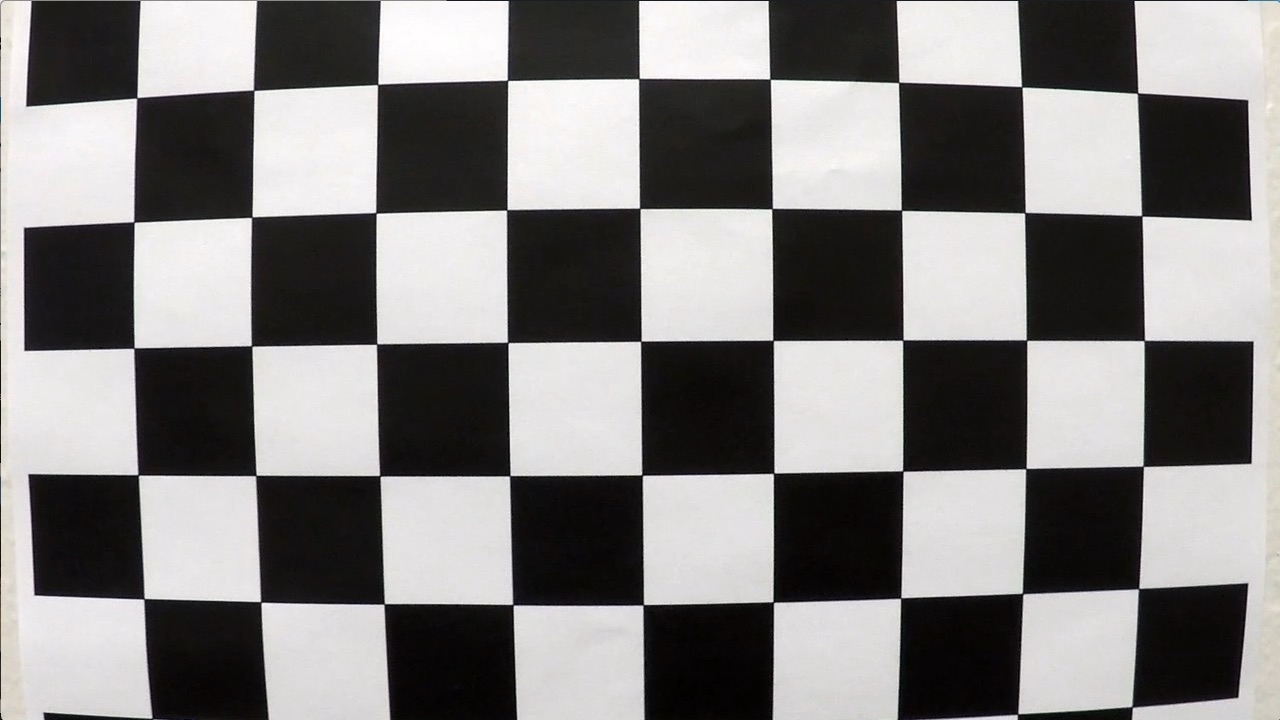
#> input picture camera_cal/calibration1.jpg, 1280 x 720 px
$ python -i lanefind.py   (imports and definitions only)   (older library calls are emulated)
#> lines starting #> are read from the running program, lines starting #| are printed output that depends on the picture
#> further down, picture is the input picture: shape (720, 1280, 3); mean B, G, R 127.8, 128.4, 130.1
from moviepy.editor import VideoFileClip
import numpy as np
import cv2
import pickle
from collections import deque
import os.path
import glob


class Line():
    def __init__(self):
        # was the line detected in the last iteration?
        self.detected = False
        # x values of the last n fits of the line
        self.recent_xfitted = []
        #average x values of the fitted line over the last n iterations
        self.bestx = None
        #polynomial coefficients averaged over the last n iterations
        self.best_fit = None
        #polynomial coefficients for the most recent fit
        self.current_fit = [np.array([False])]
        #radius of curvature of the line in some units
        self.radius_of_curvature = None
        #distance in meters of vehicle center from the line
        self.line_base_pos = None
        #difference in fit coefficients between last and new fits
        self.diffs = np.array([0,0,0], dtype='float')
        #x values for detected line pixels
        self.allx = None
        #y values for detected line pixels
        self.ally = None
        self.badframenum = 0
        self.badframe = False
        self.badframeratio = False

    #
    # validate the new values, before we put them into the line
    #
    # return false if we have too many bad frames
    def validate_and_update(self,allx,ally,fitx,curverad,position):

        self.badframe = False

        #
        #  validate before changing
        #
        if self.allx is not None:

            # check to see if the curverad changes too much
            #print("=====")
            percentage = abs(((self.radius_of_curvature - curverad)/curverad))
            #print(self.radius_of_curvature,' ', curverad,' ',percentage)

            if ( (percentage > 30) and self.badframenum < 3):
               #print("TOO FAR?")
               self.badframe = True
               self.badframeratio = percentage
               self.badframenum = self.badframenum + 1
               return

            self.badframenum=0
        #
        #  update
        #
        self.allx = allx
        self.ally = ally

        self.current_fit = fitx #np.polyfit(self.allx, self.ally, 2)


        self.recent_xfitted.append(self.current_fit)
        # if we are larger than our averaging window, drop one
        if (len(self.recent_xfitted) > 5):
           self.recent_xfitted = self.recent_xfitted[1:]

        # best_fit is the average of the recent_xfitted
        if (len(self.recent_xfitted) > 1):
            #self.best_fit = np.mean(self.recent_xfitted)
            self.best_fit = (self.best_fit * 4 + self.current_fit) / 5
        else:
            self.best_fit = self.current_fit

        self.radius_of_curvature = curverad
        return


def createCameraDistortionPickle(pickle_file_name):
    # prepare object points, like (0,0,0), (1,0,0), (2,0,0) ....,(6,5,0)
#> called with pickle_file_name = 'camera_cal_output/dist_pickle.p'
    objp = np.zeros((6*9,3), np.float32)
    objp[:,:2] = np.mgrid[0:9, 0:6].T.reshape(-1,2)

    # Arrays to store object points and image points from all the images.
    objpoints = [] # 3d points in real world space
    imgpoints = [] # 2d points in image plane.

    # Make a list of calibration images
    images = glob.glob('camera_cal/calibration*.jpg')

    # Step through the list and search for chessboard corners
    for idx, fname in enumerate(images):
        print(fname)
        img = cv2.imread(fname)
        img_size = (img.shape[1], img.shape[0])

        gray = cv2.cvtColor(img, cv2.COLOR_BGR2GRAY)

        # Find the chessboard corners
        ret, corners = cv2.findChessboardCorners(gray, (9,6), None)
#> ret = False; corners = None

        # If found, add object points, image points
        if ret == True:
            #print(fname+' found')
            objpoints.append(objp)
            imgpoints.append(corners)

        else:
            print(fname+' not found')

    # Do camera calibration given object points and image points
    ret, mtx, dist, rvecs, tvecs = cv2.calibrateCamera(objpoints, imgpoints, img_size,None,None)


    if not os.path.exists('camera_cal_output'):
        os.makedirs('camera_cal_output')

    # Save the camera calibration result for later use (we won't worry about rvecs / tvecs)
    dist_pickle = {}
    dist_pickle["mtx"] = mtx
    dist_pickle["dist"] = dist
    pickle.dump( dist_pickle, open( "camera_cal_output/dist_pickle.p", "wb" ) )

#
#  This function for our pipeline removes the camera distortion
#  we need to load the camera information if it isn't loaded already

dist2_pickle = {}

def correctCameraDistortion(image):
    global dist2_pickle
    if not dist2_pickle:
        # load the pickle
        pickle_file_name='camera_cal_output/dist_pickle.p'
        if (not os.path.isfile(pickle_file_name)):
            createCameraDistortionPickle(pickle_file_name)
        dist2_pickle=pickle.load(open( 'camera_cal_output/dist_pickle.p', "rb" ) )
    mtx=dist2_pickle["mtx"]
    dist=dist2_pickle["dist"]
    img_size = (image.shape[1], image.shape[0])
    dst = cv2.undistort(image, mtx, dist, None, mtx)
    return dst

# http://opencv-python-tutroals.readthedocs.io/en/latest/py_tutorials/py_imgproc/py_colorspaces/py_colorspaces.html
# http://stackoverflow.com/questions/9179189/detect-yellow-color-in-opencv
def yellowRGBToBinary(image):
    hsv = cv2.cvtColor(image, cv2.COLOR_RGB2HSV)
#> hsv: shape (720, 1280, 3); mean H, S, V 111.2, 23, 125.5
    lower_y = np.array([20, 100, 100])
    upper_y = np.array([30, 255, 255])
    binary = cv2.inRange(hsv, lower_y, upper_y)
#> binary: shape (720, 1280); every value is 0
    return binary

def color_gradient_pipeline(img, s_thresh=(200, 255), sx_thresh=(30, 100)):
    img = np.copy(img)

    yellow_mask = yellowRGBToBinary(img)


    # Convert to HSV color space and separate the V channel
    hsv = cv2.cvtColor(img, cv2.COLOR_RGB2HLS).astype(np.float)
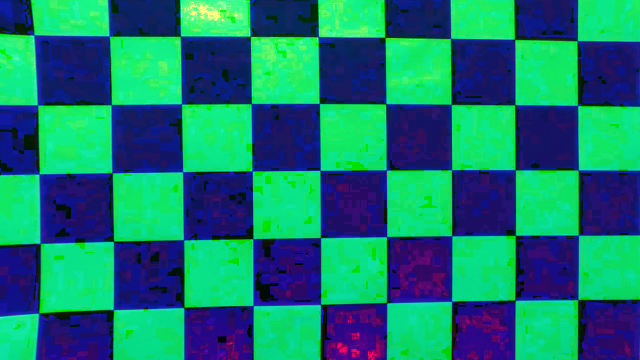
#> hsv: shape (720, 1280, 3) float64 (shown at 1/2 size); mean of channels 0, 1, 2 111.2, 124.2, 21.1; drawn as B, G, R
    l_channel = hsv[:,:,1]
    s_channel = hsv[:,:,2]
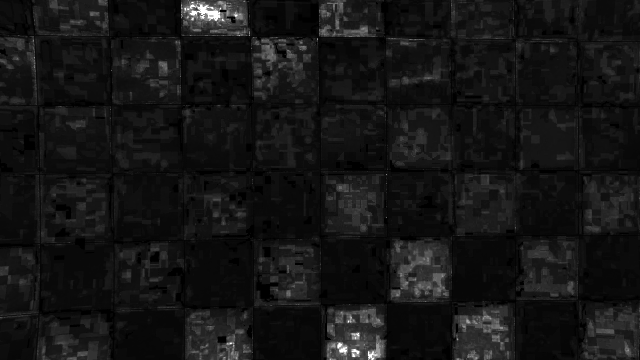
#> s_channel: shape (720, 1280) float64 (shown at 1/2 size); min 0, max 255, mean 21.1
    # Sobel x
    sobelx = cv2.Sobel(l_channel, cv2.CV_64F, 1, 0) # Take the derivative in x
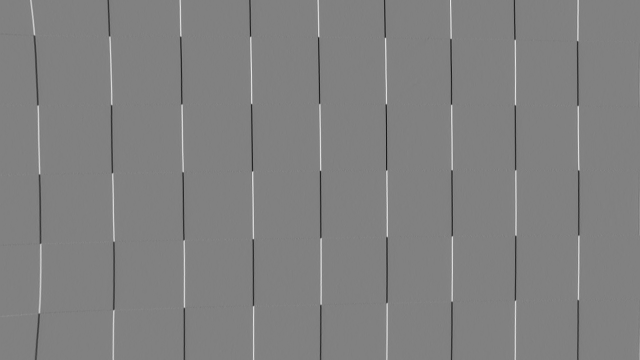
#> sobelx: shape (720, 1280) float64 (shown at 1/2 size); min -907, max 885, mean 0; drawn with min black and max white
    abs_sobelx = np.absolute(sobelx) # Absolute x derivative to accentuate lines away from horizontal
    scaled_sobel = np.uint8(255*abs_sobelx/np.max(abs_sobelx))

    # Threshold x gradient
    sxbinary = np.zeros_like(scaled_sobel)
    sxbinary[(scaled_sobel >= sx_thresh[0]) & (scaled_sobel <= sx_thresh[1])] = 1

    # Threshold color channel
    s_binary = np.zeros_like(s_channel)
    s_binary[(s_channel >= s_thresh[0]) & (s_channel <= s_thresh[1])] = 1
    # Stack each channel
    # Note color_binary[:, :, 0] is all 0s, effectively an all black image. It might
    # be beneficial to replace this channel with something else.
    #color_binary = np.dstack(( np.zeros_like(sxbinary), sxbinary, s_binary))
    binary_output =  np.zeros_like(s_binary)
    #binary_output[(s_binary==1) & (sxbinary==1)] = 1
    binary_output[((s_binary == 1) | (sxbinary == 1) | (yellow_mask==1))] = 1
    return binary_output
    #return color_binary

def projectImageToBird(image):
    src = np.float32([[585, 460], [203, 720], [1127, 720], [695, 460]])
    dst = np.float32([[320, 0], [320, 720], [960,720], [960, 0]])
    M = cv2.getPerspectiveTransform(src, dst)
    Minv = cv2.getPerspectiveTransform(dst, src)
    img_size = (image.shape[1], image.shape[0])
    binary_warped = cv2.warpPerspective(image, M, img_size, flags=cv2.INTER_LINEAR)
    return binary_warped

def projectBirdToImage(image):
    src = np.float32([[585, 460], [203, 720], [1127, 720], [695, 460]])
    dst = np.float32([[320, 0], [320, 720], [960,720], [960, 0]])
    M = cv2.getPerspectiveTransform(src, dst)
    Minv = cv2.getPerspectiveTransform(dst, src)
    img_size = (image.shape[1], image.shape[0])
    binary_warped = cv2.warpPerspective(image, Minv, img_size, flags=cv2.INTER_LINEAR)
    return binary_warped


def findLanesByHistogram(binary_warped):
    # Assuming you have created a warped binary image called "binary_warped"
    # Take a histogram of the bottom half of the image
    histogram = np.sum(binary_warped[int(binary_warped.shape[0]/2):,:], axis=0)

    # Find the peak of the left and right halves of the histogram
    # These will be the starting point for the left and right lines
    midpoint = np.int(histogram.shape[0]/2)
    leftx_base = np.argmax(histogram[:midpoint])
    rightx_base = np.argmax(histogram[midpoint:]) + midpoint

    # Choose the number of sliding windows
    nwindows = 9
    # Set height of windows
    window_height = np.int(binary_warped.shape[0]/nwindows)

    binary_warped = np.uint8(binary_warped*255)

    # Identify the x and y positions of all nonzero pixels in the image
    nonzero = binary_warped.nonzero()

    nonzeroy = np.array(nonzero[0])
    nonzerox = np.array(nonzero[1])
    # Current positions to be updated for each window
    leftx_current = leftx_base
    rightx_current = rightx_base
    # Set the width of the windows +/- margin
    margin = 100
    # Set minimum number of pixels found to recenter window
    minpix = 50
    # Create empty lists to receive left and right lane pixel indices
    left_lane_inds = []
    right_lane_inds = []

    # Step through the windows one by one
    for window in range(nwindows):
        # Identify window boundaries in x and y (and right and left)
        win_y_low = binary_warped.shape[0] - (window+1)*window_height
        win_y_high = binary_warped.shape[0] - window*window_height
        win_xleft_low = leftx_current - margin
        win_xleft_high = leftx_current + margin
        win_xright_low = rightx_current - margin
        win_xright_high = rightx_current + margin
        # Identify the nonzero pixels in x and y within the window
        good_left_inds = ((nonzeroy >= win_y_low) & (nonzeroy < win_y_high) & (nonzerox >= win_xleft_low) & (nonzerox < win_xleft_high)).nonzero()[0]
        good_right_inds = ((nonzeroy >= win_y_low) & (nonzeroy < win_y_high) & (nonzerox >= win_xright_low) & (nonzerox < win_xright_high)).nonzero()[0]
        # Append these indices to the lists
        left_lane_inds.append(good_left_inds)
        right_lane_inds.append(good_right_inds)
        # If you found > minpix pixels, recenter next window on their mean position
        if len(good_left_inds) > minpix:
            leftx_current = np.int(np.mean(nonzerox[good_left_inds]))
        if len(good_right_inds) > minpix:
            rightx_current = np.int(np.mean(nonzerox[good_right_inds]))

    # Concatenate the arrays of indices
    left_lane_inds = np.concatenate(left_lane_inds)
    right_lane_inds = np.concatenate(right_lane_inds)

    # Extract left and right line pixel positions
    leftx = nonzerox[left_lane_inds]
    lefty = nonzeroy[left_lane_inds]
    rightx = nonzerox[right_lane_inds]
    righty = nonzeroy[right_lane_inds]

    return leftx,lefty,rightx,righty


def findCurvature(leftx,rightx,ploty):
    # Define conversions in x and y from pixels space to meters
    ym_per_pix = 30./720 # meters per pixel in y dimension
    xm_per_pix = 3.7/700 # meters per pixel in x dimension

    y_eval = np.max(ploty)


    # Fit new polynomials to x,y in world space
    left_fit_cr = np.polyfit(ploty*ym_per_pix, leftx*xm_per_pix, 2)
    right_fit_cr = np.polyfit(ploty*ym_per_pix, rightx*xm_per_pix, 2)

    # Calculate the new radii of curvature
    left_curverad = ((1 + (2*left_fit_cr[0]*y_eval + left_fit_cr[1])**2)**1.5) / np.absolute(2*left_fit_cr[0])
    right_curverad = ((1 + (2*right_fit_cr[0]*y_eval + right_fit_cr[1])**2)**1.5) / np.absolute(2*right_fit_cr[0])

    #left_curverad = ((1 + (2*left_fit_cr[0]*y_eval*ym_per_pix + left_fit_cr[1])**2)**1.5) / np.absolute(2*left_fit_cr[0])
    #right_curverad = ((1 + (2*right_fit_cr[0]*y_eval*ym_per_pix + right_fit_cr[1])**2)**1.5) / np.absolute(2*right_fit_cr[0])
    # Now our radius of curvature is in meters
    #print(left_curverad, 'm', right_curverad, 'm')
    # Example values: 632.1 m    626.2 m
    return left_curverad,right_curverad

def findPositionInLane(centerx, leftx,rightx):
    center = (rightx + leftx) / 2
    position = (centerx - center[719]) * 3.7 / 700
    return position


def drawOutput(orig,left_fitx,right_fitx,ploty):
    # Create an image to draw the lines on
    warp_zero = np.zeros_like(orig[:,:,0]).astype(np.uint8)
    color_warp = np.dstack((warp_zero, warp_zero, warp_zero))

    # Recast the x and y points into usable format for cv2.fillPoly()
    pts_left = np.array([np.transpose(np.vstack([left_fitx, ploty]))])
    pts_right = np.array([np.flipud(np.transpose(np.vstack([right_fitx, ploty])))])
    pts = np.hstack((pts_left, pts_right))

    # Draw the lane onto the warped blank image
    cv2.fillPoly(color_warp, np.int_([pts]), (0,255, 0))
    newwarp=projectBirdToImage(color_warp)
    # Combine the result with the original image
    result = cv2.addWeighted(orig, 1, newwarp, 0.3, 0)
    return result


left_line = Line()
right_line = Line()


def lanePipeline(image):
    global left_line
    global right_line

    # correct the camera distortion
    orig_img = correctCameraDistortion(image)

    # threshold the image and try to pull just the lines out
    img = color_gradient_pipeline(orig_img, (120, 254), (30, 100))
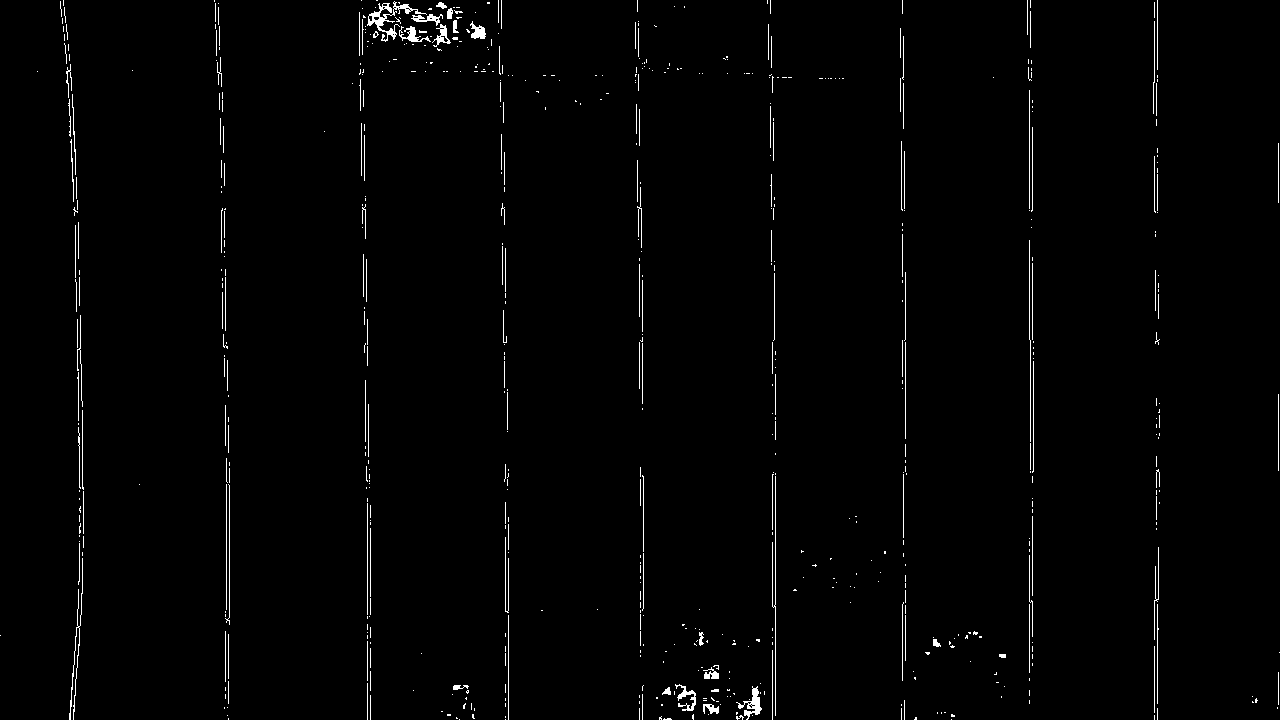
#> img: shape (720, 1280) float64; values 0 (black) and 1 (white), 1.3% white in thin lines or dots
    # switch to birds eye projection
    warped=projectImageToBird(img)
#> (the rest of the program and of its run is left out)
